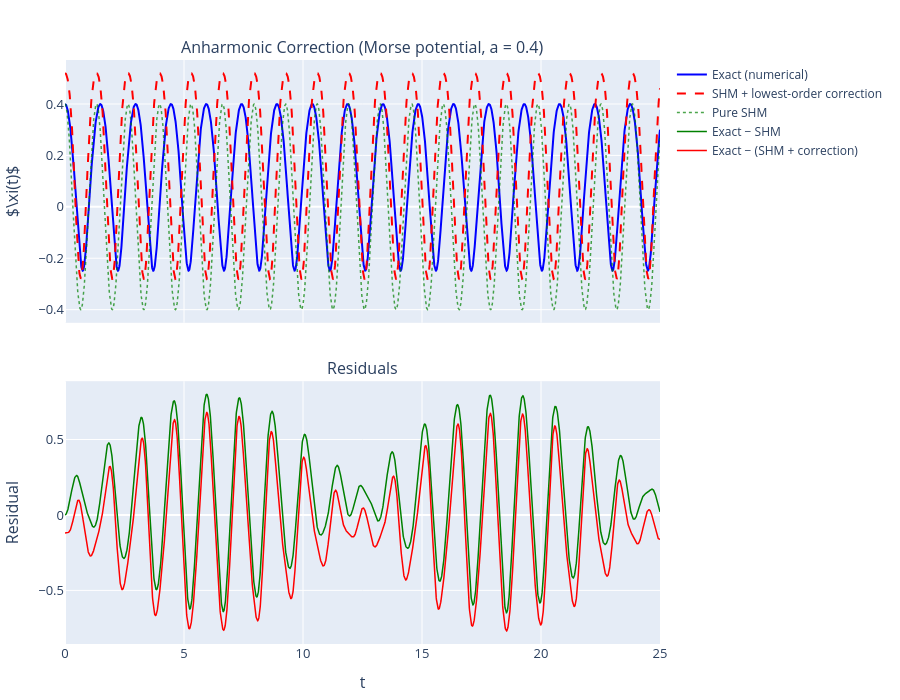

Notebook source saved alongside this figure:
### Markdown cell above
From $V(\xi) = \frac{1}{2}k\xi^2 + \beta\xi^3$ the equation of motion is:

$$\ddot{\xi} + \omega_0^2\,\xi = -\frac{3\beta}{m}\,\xi^2$$

Write $\xi = \xi_0 + \xi_1$ with $\xi_0 \sim O(a)$, $\xi_1 \sim O(a^2)$. At zeroth order: $\xi_0 = a\cos(\omega_0 t)$.

Substituting into the RHS and using $\cos^2\theta = \frac{1}{2}(1 + \cos 2\theta)$:

$$\ddot{\xi}_1 + \omega_0^2\,\xi_1 = -\frac{3\beta a^2}{2m}\left(1 + \cos 2\omega_0 t\right)$$

This is a forced oscillator at frequencies 0 and $2\omega_0$.

We can solve this for $x(t)$:

$$\xi_1(t) = -\frac{3\beta a^2}{2k} + \frac{\beta a^2}{2k}\cos(2\omega_0 t) = -\frac{V'''(x_0)\,a^2}{4k}\left(1 - \tfrac{1}{3}\cos 2\omega_0 t\right)$$

The correction has two effects: DC offset (the mean position shifts away from $x_0$ — this is the origin of thermal expansion), and a second harmonic that distorts the waveform. The frequency remains $\omega_0$ at this order; a frequency shift enters at $O(a^2)$

### Code cell
import numpy as np
import plotly.graph_objs as go
from plotly.subplots import make_subplots
from scipy.integrate import solve_ivp

D, alpha_morse, x0 = 5.0, 1.5, 0.0
V = lambda x: D * (1 - np.exp(-alpha_morse * (x - x0)))**2

k_val     = 2 * D * alpha_morse**2                  # V''(x0)
alpha_val = -6 * D * alpha_morse**3                 # V'''(x0)  (cubic)
mu_val    = 24 * D * alpha_morse**4 - 12*D*alpha_morse**4  # V''''(x0) (quartic)
dx = 1e-5
V3 = (V(x0+2*dx) - 2*V(x0+dx) + 2*V(x0-dx) - V(x0-2*dx)) / (2*dx**3)
V4 = (V(x0+2*dx) - 4*V(x0+dx) + 6*V(x0) - 4*V(x0-dx) + V(x0-2*dx)) / dx**4
alpha_val = V3
mu_val = V4

m = 1.0
omega0 = np.sqrt(k_val / m)

print(f"k   = V''(x0)   = {k_val:.4f}")
print(f"α   = V'''(x0)  = {alpha_val:.4f}")
print(f"μ   = V''''(x0) = {mu_val:.4f}")
print(f"ω₀  = {omega0:.4f}")

a = 0.4

def xi_perturbative(t, a):
    xi1 = a * np.cos(omega0 * t)
    xi2 = -(alpha_val * a**2) / (4 * k_val) * (
        1 - (1/3) * np.cos(2 * omega0 * t))
    return xi1 + xi2
def ode(t, y):
    xi, v = y
    dV = (V(xi + 1e-8) - V(xi - 1e-8)) / (2e-8)
    return [v, -dV / m]

t_span = (0, 25)
t_eval = np.linspace(*t_span, 3000)

sol = solve_ivp(ode, t_span, [a, 0], t_eval=t_eval, rtol=1e-12, atol=1e-14)
xi_exact = sol.y[0]
xi_pert  = xi_perturbative(sol.t, a)
xi_shm   = a * np.cos(omega0 * sol.t)

# === Plotly Plots ===
fig = make_subplots(
    rows=2, cols=1, shared_xaxes=True,
    subplot_titles=(f"Anharmonic Correction (Morse potential, a = {a})", "Residuals"),
    vertical_spacing=0.1
)
fig.add_trace(go.Scatter(
    x=sol.t, y=xi_exact, mode='lines',
    name='Exact (numerical)', line=dict(color='blue', width=2)
), row=1, col=1)

fig.add_trace(go.Scatter(
    x=sol.t, y=xi_pert, mode='lines',
    name='SHM + lowest-order correction', line=dict(color='red', dash='dash', width=2)
), row=1, col=1)

fig.add_trace(go.Scatter(
    x=sol.t, y=xi_shm, mode='lines',
    name='Pure SHM', line=dict(color='green', dash='dot', width=1.5), opacity=0.7
), row=1, col=1)

fig.update_yaxes(title_text=r'$\xi(t)$', row=1, col=1)

# Bottom: residuals
fig.add_trace(go.Scatter(
    x=sol.t, y=xi_exact - xi_shm, mode='lines',
    name='Exact − SHM', line=dict(color='green', width=1.5)
), row=2, col=1)

fig.add_trace(go.Scatter(
    x=sol.t, y=xi_exact - xi_pert, mode='lines',
    name='Exact − (SHM + correction)', line=dict(color='red', width=1.5)
), row=2, col=1)

fig.update_xaxes(title_text='t', row=2, col=1)
fig.update_yaxes(title_text='Residual', row=2, col=1)

fig.update_layout(
    height=700,
    width=900,
    legend=dict(font=dict(size=12)),
    margin=dict(l=50, r=50, t=60, b=50),
    showlegend=True,
    title_font_size=18,
    font=dict(size=13)
)

fig.show()

### Figure 1 — Plotly figure (JSON) as saved in the notebook; plotly's stock layout.template omitted (floating-point values rounded to 4 significant figures; data arrays with more than 128 entries replaced by an {"elided": "..."} marker saying what was removed)
{"data": [{"line": {"color": "blue", "width": 2}, "mode": "lines", "name": "Exact (numerical)", "type": "scatter", "x": {"elided": "3000 float values"}, "xaxis": "x", "y": {"elided": "3000 float values"}, "yaxis": "y"}, {"line": {"color": "red", "dash": "dash", "width": 2}, "mode": "lines", "name": "SHM + lowest-order correction", "type": "scatter", "x": {"elided": "3000 float values"}, "xaxis": "x", "y": {"elided": "3000 float values"}, "yaxis": "y"}, {"line": {"color": "green", "dash": "dot", "width": 1.5}, "mode": "lines", "name": "Pure SHM", "opacity": 0.7, "type": "scatter", "x": {"elided": "3000 float values"}, "xaxis": "x", "y": {"elided": "3000 float values"}, "yaxis": "y"}, {"line": {"color": "green", "width": 1.5}, "mode": "lines", "name": "Exact − SHM", "type": "scatter", "x": {"elided": "3000 float values"}, "xaxis": "x2", "y": {"elided": "3000 float values"}, "yaxis": "y2"}, {"line": {"color": "red", "width": 1.5}, "mode": "lines", "name": "Exact − (SHM + correction)", "type": "scatter", "x": {"elided": "3000 float values"}, "xaxis": "x2", "y": {"elided": "3000 float values"}, "yaxis": "y2"}], "layout": {"annotations": [{"font": {"size": 16}, "showarrow": false, "text": "Anharmonic Correction (Morse potential, a = 0.4)", "x": 0.5, "xanchor": "center", "xref": "paper", "y": 1, "yanchor": "bottom", "yref": "paper"}, {"font": {"size": 16}, "showarrow": false, "text": "Residuals", "x": 0.5, "xanchor": "center", "xref": "paper", "y": 0.45, "yanchor": "bottom", "yref": "paper"}], "font": {"size": 13}, "height": 700, "legend": {"font": {"size": 12}}, "margin": {"b": 50, "l": 50, "r": 50, "t": 60}, "showlegend": true, "title": {"font": {"size": 18}}, "width": 900, "xaxis": {"anchor": "y", "domain": [0, 1], "matches": "x2", "showticklabels": false}, "xaxis2": {"anchor": "y2", "domain": [0, 1], "title": {"text": "t"}}, "yaxis": {"anchor": "x", "domain": [0.55, 1], "title": {"text": "$\\xi(t)$"}}, "yaxis2": {"anchor": "x2", "domain": [0, 0.45], "title": {"text": "Residual"}}}}
